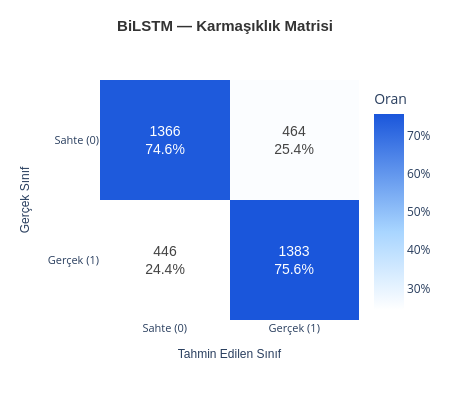
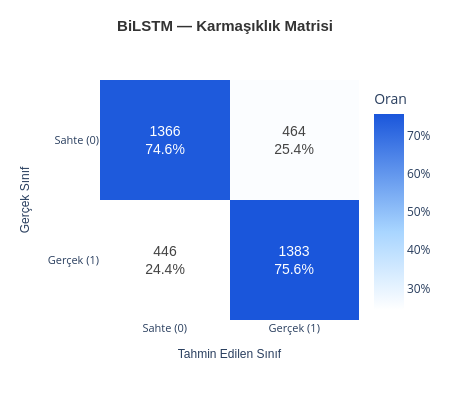

Write notebook code for charts like these, in order.
### Code cell
# Confusion Matrix
from graphic import plot_confusion_matrix
plot_confusion_matrix("BiLSTM — Karmaşıklık Matrisi", all_labels, all_preds)

### Figure 1 — Plotly figure (JSON) as saved in the notebook; plotly's stock layout.template omitted (floating-point values rounded to 4 significant figures)
{"data": [{"colorbar": {"tickformat": ".0%", "title": {"text": "Oran"}}, "colorscale": [[0, "#ffffff"], [0.4, "#a8d5ff"], [1, "#1a56db"]], "hovertemplate": "Gerçek: %{y}<br>Tahmin: %{x}<br>Sayı: %{text}<extra></extra>", "showscale": true, "text": [["1366<br>74.6%", "464<br>25.4%"], ["446<br>24.4%", "1383<br>75.6%"]], "textfont": {"family": "Arial", "size": 14}, "texttemplate": "%{text}", "type": "heatmap", "x": ["Sahte (0)", "Gerçek (1)"], "y": ["Sahte (0)", "Gerçek (1)"], "z": [[0.7464, 0.2536], [0.2438, 0.7562]]}], "layout": {"height": 400, "margin": {"b": 80, "l": 100, "r": 60, "t": 80}, "title": {"font": {"color": "#333", "family": "Arial", "size": 15}, "text": "<b>BiLSTM — Karmaşıklık Matrisi</b>", "x": 0.5, "xanchor": "center", "y": 0.95}, "width": 450, "xaxis": {"tickfont": {"size": 11}, "title": {"font": {"family": "Arial", "size": 12}, "text": "Tahmin Edilen Sınıf"}}, "yaxis": {"autorange": "reversed", "tickfont": {"size": 11}, "title": {"font": {"family": "Arial", "size": 12}, "text": "Gerçek Sınıf"}}}}

### Figure 2 — Plotly figure (JSON) as saved in the notebook; plotly's stock layout.template omitted (floating-point values rounded to 4 significant figures)
{"data": [{"colorbar": {"tickformat": ".0%", "title": {"text": "Oran"}}, "colorscale": [[0, "#ffffff"], [0.4, "#a8d5ff"], [1, "#1a56db"]], "hovertemplate": "Gerçek: %{y}<br>Tahmin: %{x}<br>Sayı: %{text}<extra></extra>", "showscale": true, "text": [["1366<br>74.6%", "464<br>25.4%"], ["446<br>24.4%", "1383<br>75.6%"]], "textfont": {"family": "Arial", "size": 14}, "texttemplate": "%{text}", "type": "heatmap", "x": ["Sahte (0)", "Gerçek (1)"], "y": ["Sahte (0)", "Gerçek (1)"], "z": [[0.7464, 0.2536], [0.2438, 0.7562]]}], "layout": {"height": 400, "margin": {"b": 80, "l": 100, "r": 60, "t": 80}, "title": {"font": {"color": "#333", "family": "Arial", "size": 15}, "text": "<b>BiLSTM — Karmaşıklık Matrisi</b>", "x": 0.5, "xanchor": "center", "y": 0.95}, "width": 450, "xaxis": {"tickfont": {"size": 11}, "title": {"font": {"family": "Arial", "size": 12}, "text": "Tahmin Edilen Sınıf"}}, "yaxis": {"autorange": "reversed", "tickfont": {"size": 11}, "title": {"font": {"family": "Arial", "size": 12}, "text": "Gerçek Sınıf"}}}}
